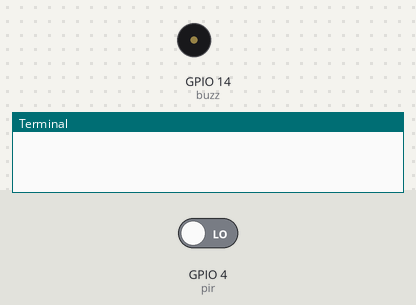
The program below on a simulated Raspberry Pi (BCM pin numbers). Shown: buzzer (waves = sounding, pin HIGH), the last lines printed to the terminal. The inputs (shaded band) are chosen by the test bench; at power-on: GPIO 4 (pir) LOW.

Above: at 3.2 s.
3.3 s: GPIO 4 (pir) driven HIGH
At 4.4 s:
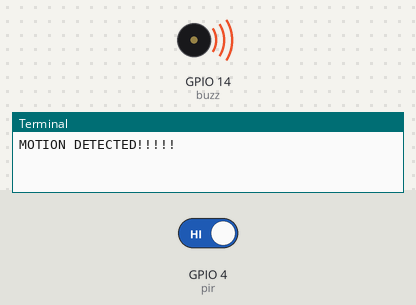
5.5 s: GPIO 4 (pir) driven LOW
At 7.1 s:
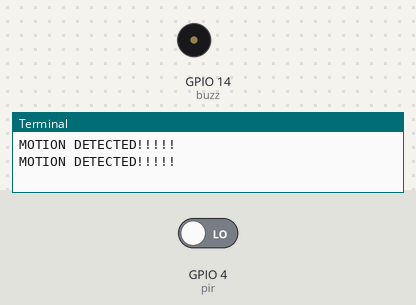
Timing chart, 0 to 8.6 s (numbered marks = the images above; inputs shaded):
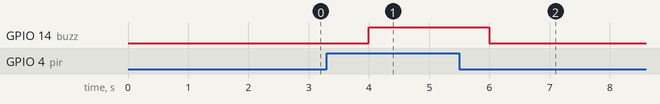

Measured:
- after the input at 3.3 s, GPIO 14 (buzz): LOW → HIGH after 0.70 s
- after the input at 5.5 s, GPIO 14 (buzz): HIGH → LOW after 0.50 s

The program:

program1.py
```python
import RPi.GPIO as GPIO
import time
import random

GPIO.setmode(GPIO.BCM)
GPIO.setwarnings(False)

pir = 4
buzz = 14
GPIO.setup(pir, GPIO.IN)
GPIO.setup(buzz, GPIO.OUT)
GPIO.output(buzz, 0)
time.sleep(2)
try:
	while True:
		if GPIO.input(pir):
				print("MOTION DETECTED!!!!!")
				GPIO.output(buzz, 1)
		time.sleep(1)
		GPIO.output(buzz, 0)

except KeyboardInterrupt:
	print "Program Shutdown"
	GPIO.cleanup()
```
